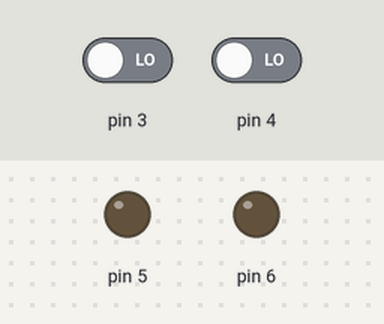
Simulated run of this program. Board: Arduino Uno, built with avr-gcc and run on an emulated ATmega328P. Shown: output pins drawn as LEDs (lit = HIGH). Dashed ring = blinking. Inputs (shaded band) come from the test bench; at power-on: pin 3 LOW, pin 4 LOW.

Above: at 0.8 s.
0.9 s: pin 3 driven HIGH
At 1.7 s:
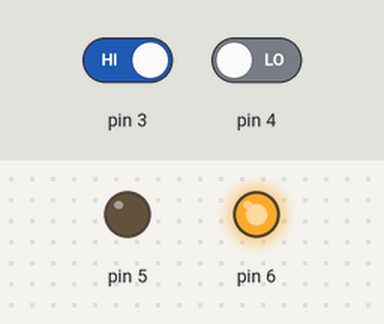
3.9 s: pin 3 driven LOW
At 4.7 s:
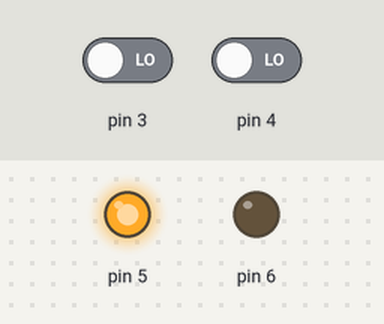
6.4 s: pin 4 driven HIGH
At 6.55 s:
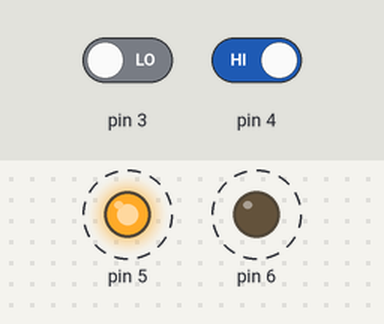
9.4 s: pin 4 driven LOW
At 10.6 s:
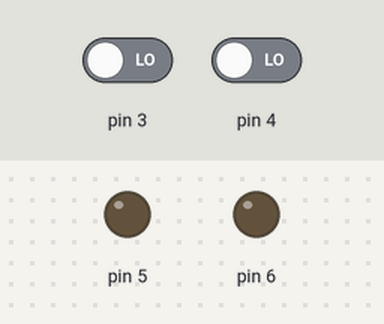
Timing chart, 0 to 11.9 s (numbered marks = the images above; inputs shaded):
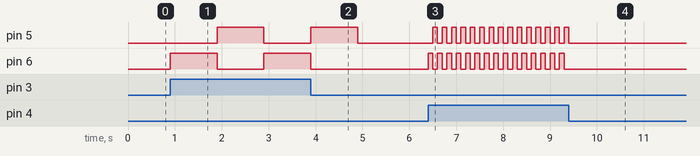

The program:

main.cpp
```cpp
#include <Arduino.h>

int main(){

  DDRD = 0b01100000;
  PORTD = 0b00000000;

  while(1){

    while(PIND & 0b00001000){
        PORTD&=0b00000000;
        PORTD|=0b01000000;
        _delay_ms(1000);
        PORTD&=0b00000000;
        PORTD|=0b00100000;
        _delay_ms(1000);
        PORTD&=0b00000000;
        PORTD|=0b01000000;

    }

    PORTD&=0b00000000;

    while(PIND & 0b00010000){
        PORTD&=0b00000000;
        PORTD|=0b01000000;
        _delay_ms(100);
        PORTD&=0b00000000;
        PORTD|=0b00100000;
        _delay_ms(100);
        PORTD&=0b00000000;
        PORTD|=0b01000000;

    }

  }
}
```

Measured:
- after the input at 0.9 s, pin 5: LOW → HIGH after 1.0 s, → LOW 1.0 s later; pin 6: LOW → HIGH at once, → LOW 1.0 s later, → HIGH 1.0 s later
- after the input at 3.9 s, pin 5: goes on until 4.9 s, then stays LOW; pin 6: goes on until 3.9 s, then stays LOW
- after the input at 6.4 s, pin 5: alternates HIGH for 0.10 s and LOW for 0.10 s, starting after 0.10 s; pin 6: alternates HIGH for 0.10 s and LOW for 0.10 s, starting at once
- after the input at 9.4 s, pin 5: goes on until 9.4 s, then stays LOW; pin 6: stops changing and stays LOW
